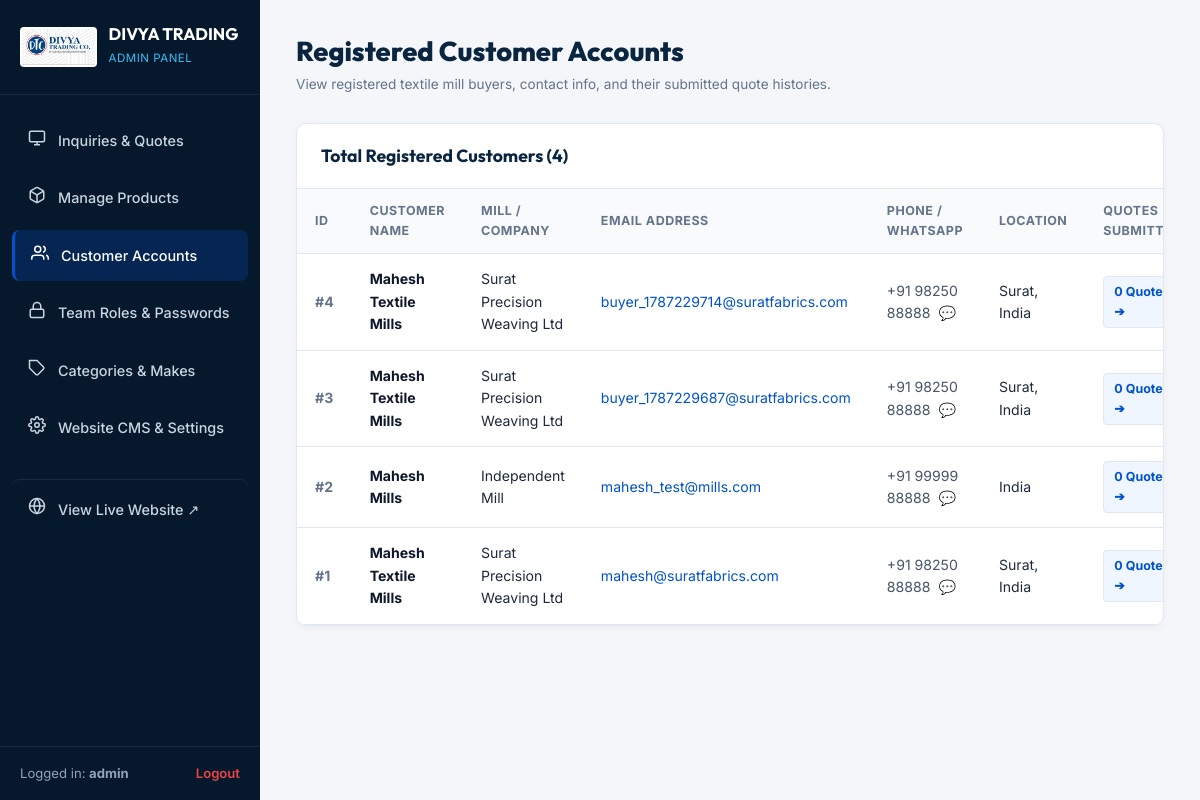
Page /admin/customers (signed in) on the earlier database version.
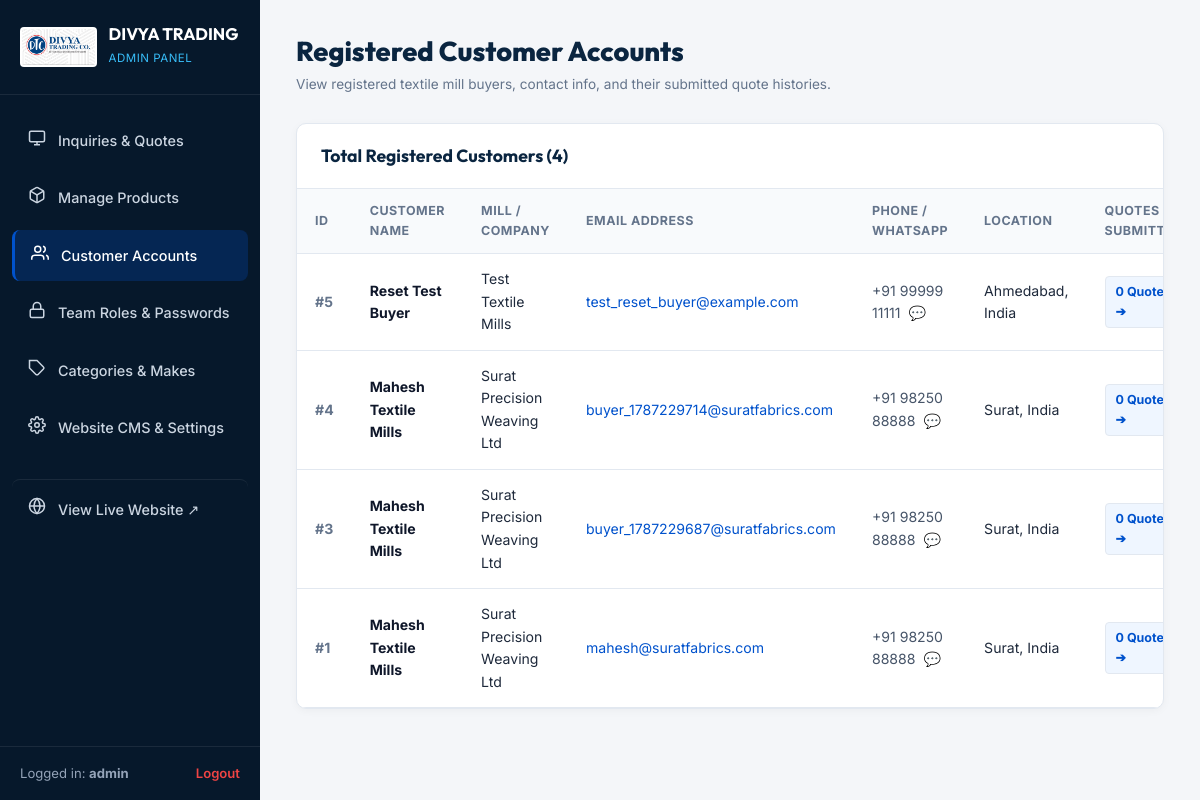
Same page on the later database version.
### models.py (models this page shows, shortened)
class CustomerUser(db.Model):
    __tablename__ = 'customer_users'
    id = db.Column(db.Integer, primary_key=True)
    name = db.Column(db.String(150), nullable=False)
    company_name = db.Column(db.String(200), nullable=True)
    email = db.Column(db.String(150), unique=True, nullable=False, index=True)
    phone = db.Column(db.String(50), nullable=False)
    country = db.Column(db.String(100), default='India')
    city = db.Column(db.String(100), nullable=True)
    password_hash = db.Column(db.String(255), nullable=False)
    created_at = db.Column(db.DateTime, default=datetime.utcnow)
    updated_at = db.Column(db.DateTime, default=datetime.utcnow, onupdate=datetime.utcnow)
    inquiries = db.relationship('Inquiry', backref='customer_user', lazy=True, order_by='desc(Inquiry.id)')

### app.py (the view)
@app.route('/admin/customers')
@admin_required
def admin_customers():
    customers = CustomerUser.query.order_by(CustomerUser.id.desc()).all()
    return render_template('admin/customers.html', customers=customers)

### app.py (called while the page is built, shortened)
def admin_required(f):
    @wraps(f)
    def decorated_function(*args, **kwargs):
        admin_id = session.get('admin_user_id')
        login_time = session.get('admin_login_time')
        now = time.time()
        admin = AdminUser.query.get(admin_id)
        return f(*args, **kwargs)
    return decorated_function

@app.before_request
def enforce_session_timeout():
    now = time.time()

@app.context_processor
def inject_global_data():
    categories = Category.query.order_by(Category.order_index).all()
    machines = MachineMake.query.order_by(MachineMake.name).all()
    settings_records = SiteSetting.query.all()
    settings = {s.key: s.value for s in settings_records}
    why_choose_pillars = get_why_choose_pillars(settings)
    current_year = datetime.utcnow().year
    current_customer = None
    return {
        'nav_categories': categories,
        'nav_machines': machines,
        'site_settings': settings,
        'why_choose_pillars': why_choose_pillars,
        'current_year': current_year,
        'current_customer': current_customer
    }

### templates/admin/customers.html (shortened to what the changed rows need)
<!DOCTYPE html>
<html lang="en">
<head>
  <link rel="stylesheet" href="{{ url_for('static', filename='css/admin.css') }}">
  <link rel="stylesheet" href="{{ url_for('static', filename='css/style.css') }}">
</head>
<body class="admin-body">
  <aside class="admin-sidebar" id="adminSidebar">
    <div class="sidebar-header">
      <div class="sidebar-title">
        <h2>DIVYA TRADING</h2>
      </div>
    </div>
  </aside>
  <main class="admin-main">
    <div class="admin-top-bar">
      <div class="admin-page-title">
        <h1>Registered Customer Accounts</h1>
      </div>
    </div>
    <div class="admin-card">
      <div class="table-responsive">
        <table class="admin-table">
          <thead>
            <tr>
              <th>ID</th>
              <th>Customer Name</th>
              <th>Mill / Company</th>
              <th>Email Address</th>
              <th>Phone / WhatsApp</th>
              <th>Location</th>
              <th>Quotes Submitted</th>
            </tr>
          </thead>
          <tbody>
            {% for cust in customers %}
            <tr>
              <td style="color: #64748b; font-weight: 700;">#{{ cust.id }}</td>
              <td>
                <strong style="color: #0F172A;">{{ cust.name }}</strong>
              </td>
              <td>{{ cust.company_name or 'Independent Mill' }}</td>
              <td>
                <a href="mailto:{{ cust.email }}" style="color: #0052cc;">{{ cust.email }}</a>
              </td>
              <td>
                <a href="tel:{{ cust.phone }}" style="color: #475569;">{{ cust.phone }}</a>
                <a href="https://wa.me/{{ cust.phone|replace('+', '')|replace(' ', '') }}" target="_blank" title="WhatsApp Customer" style="margin-left: 4px; text-decoration: none;">💬</a>
              </td>
              <td>{{ cust.city or '' }}{% if cust.city and cust.country %}, {% endif %}{{ cust.country }}</td>
              <td>
                <a href="{{ url_for('admin_dashboard', q=cust.email) }}" class="btn-action-sm" style="background: #EFF6FF; color: #0052CC; font-weight: 700;">
                  {{ cust.inquiries|length }} Quotes ➔
                </a>
              </td>
            </tr>
            {% endfor %}
          </tbody>
        </table>
      </div>
    </div>
  </main>
</body>
</html>

Differences in the rows shown:
removed CustomerUser: id "2", name "Mahesh Mills", company_name "Independent Mill", email "mahesh_test@mills.com", phone "+91 99999 88888", country "India", inquiries|length "0"
added CustomerUser: id "5", name "Reset Test Buyer", company_name "Test Textile Mills", email "test_reset_buyer@example.com", phone "+91 99999 11111", city "Ahmedabad", country "India", inquiries|length "0"
